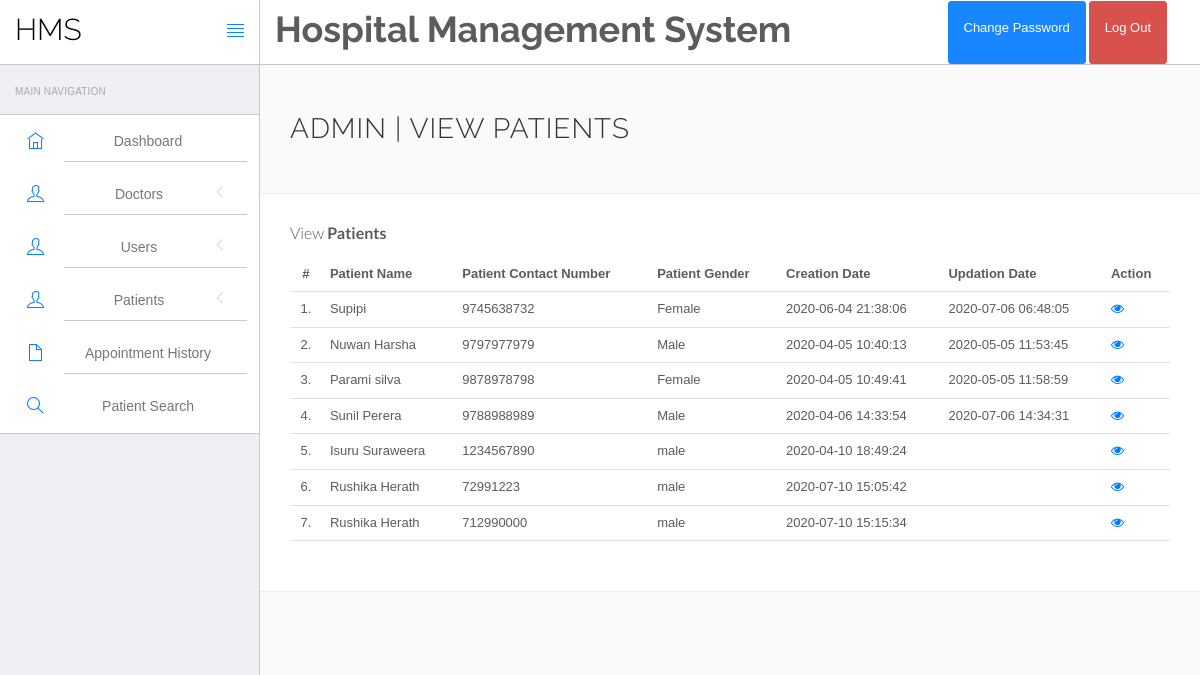
/hospital/hms/admin/manage-patient.php (signed in), run on the app's committed database.
### tables this page shows
CREATE TABLE `tblpatient` (
  `ID` int(10) NOT NULL,
  `Docid` int(10) DEFAULT NULL,
  `PatientName` varchar(200) DEFAULT NULL,
  `PatientContno` bigint(10) DEFAULT NULL,
  `PatientEmail` varchar(200) DEFAULT NULL,
  `PatientGender` varchar(50) DEFAULT NULL,
  `PatientAdd` mediumtext DEFAULT NULL,
  `PatientAge` int(10) DEFAULT NULL,
  `PatientMedhis` mediumtext DEFAULT NULL,
  `CreationDate` timestamp NULL DEFAULT current_timestamp(),
  `UpdationDate` timestamp NULL DEFAULT NULL ON UPDATE current_timestamp()
);

### hospital/hms/admin/manage-patient.php (the view, shortened to what this page needs)
<?php
include('include/config.php');
?>
<!DOCTYPE html>
<html lang="en">
<head>
    <link rel="stylesheet" href="vendor/bootstrap/css/bootstrap.min.css">
    <link rel="stylesheet" href="vendor/fontawesome/css/font-awesome.min.css">
    <link rel="stylesheet" href="vendor/themify-icons/themify-icons.min.css">
    <link href="vendor/animate.css/animate.min.css" rel="stylesheet" media="screen">
    <link href="vendor/perfect-scrollbar/perfect-scrollbar.min.css" rel="stylesheet" media="screen">
    <link href="vendor/switchery/switchery.min.css" rel="stylesheet" media="screen">
    <link href="vendor/bootstrap-touchspin/jquery.bootstrap-touchspin.min.css" rel="stylesheet" media="screen">
    <link href="vendor/select2/select2.min.css" rel="stylesheet" media="screen">
    <link href="vendor/bootstrap-datepicker/bootstrap-datepicker3.standalone.min.css" rel="stylesheet" media="screen">
    <link href="vendor/bootstrap-timepicker/bootstrap-timepicker.min.css" rel="stylesheet" media="screen">
    <link rel="stylesheet" href="assets/css/styles.css">
    <link rel="stylesheet" href="assets/css/plugins.css">
    <link rel="stylesheet" href="assets/css/themes/theme-1.css" id="skin_color" />
</head>
<body>
    <div id="app">
        <?php include('include/sidebar.php');?>
        <div class="app-content">
            <?php include('include/header.php');?>
            <div class="main-content">
                <div class="wrap-content container" id="container">
                    <section id="page-title">
                        <div class="row">
                            <div class="col-sm-8">
                                <h1 class="mainTitle">Admin | View Patients</h1>
                            </div>
                        </div>
                    </section>
                    <div class="container-fluid container-fullw bg-white">
                        <div class="row">
                            <div class="col-md-12">
                                <h5 class="over-title margin-bottom-15">View <span class="text-bold">Patients</span>
                                </h5>
                                <table class="table table-hover" id="sample-table-1">
                                    <thead>
                                        <tr>
                                            <th class="center">#</th>
                                            <th>Patient Name</th>
                                            <th>Patient Contact Number</th>
                                            <th>Patient Gender </th>
                                            <th>Creation Date </th>
                                            <th>Updation Date </th>
                                            <th>Action</th>
                                        </tr>
                                    </thead>
                                    <tbody>
                                        <?php
$sql=mysqli_query($con,"select * from tblpatient");
$cnt=1;
while($row=mysqli_fetch_array($sql))
{
?>
                                        <tr>
                                            <td class="center"><?php echo $cnt;?>.</td>
                                            <td class="hidden-xs"><?php echo $row['PatientName'];?></td>
                                            <td><?php echo $row['PatientContno'];?></td>
                                            <td><?php echo $row['PatientGender'];?></td>
                                            <td><?php echo $row['CreationDate'];?></td>
                                            <td><?php echo $row['UpdationDate'];?>
                                            </td>
                                            <td>
                                                <a href="view-patient.php?viewid=<?php echo $row['ID'];?>"><i
                                                        class="fa fa-eye"></i></a>
                                            </td>
                                        </tr>
                                        <?php
$cnt=$cnt+1;
 }?></tbody>
                                </table>
                            </div>
                        </div>
                    </div>
                </div>
            </div>
        </div>
    </div>
</body>
</html>

### hospital/hms/admin/assets/css/themes/theme-1.css (style rules this page uses)
body { background: #FAFAFA; }

### data on the page
tblpatient: PatientName "Supipi", PatientContno "9745638732", PatientGender "Female", CreationDate "2020-06-04 21:38:06", UpdationDate "2020-07-06 06:48:05"
tblpatient: PatientName "Nuwan Harsha", PatientContno "9797977979", PatientGender "Male", CreationDate "2020-04-05 10:40:13", UpdationDate "2020-05-05 11:53:45"
tblpatient: PatientName "Parami silva", PatientContno "9878978798", PatientGender "Female", CreationDate "2020-04-05 10:49:41", UpdationDate "2020-05-05 11:58:59"
tblpatient: PatientName "Sunil Perera", PatientContno "9788988989", PatientGender "Male", CreationDate "2020-04-06 14:33:54", UpdationDate "2020-07-06 14:34:31"
tblpatient: PatientName "Isuru Suraweera", PatientContno "1234567890", PatientGender "male", CreationDate "2020-04-10 18:49:24"
tblpatient: PatientName "Rushika Herath", PatientContno "72991223", PatientGender "male", CreationDate "2020-07-10 15:05:42"
tblpatient: PatientName "Rushika Herath", PatientContno "712990000", PatientGender "male", CreationDate "2020-07-10 15:15:34"
